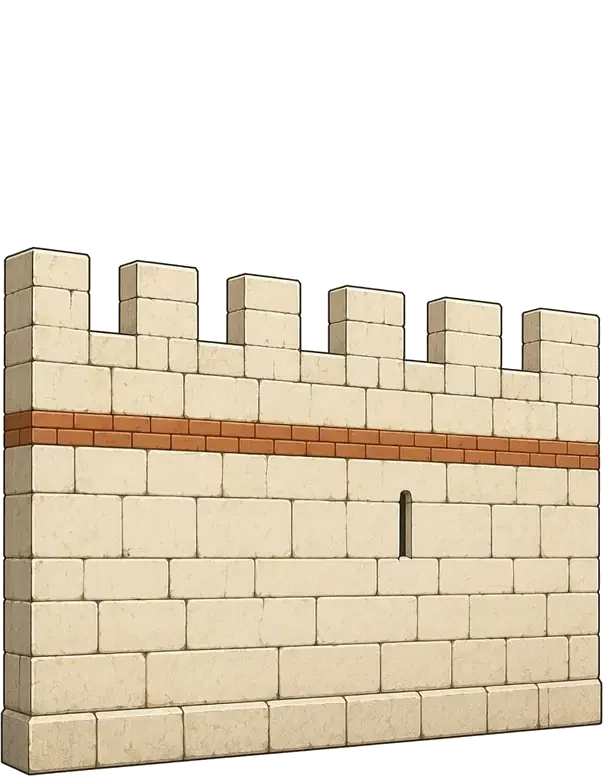
#> input picture assets/batiments/mur_byzantins.webp, 603 x 776 px
$ python reboucher-transparence.py ../assets/batiments/mur_byzantins.webp
#> lines starting #> are read from the running program, lines starting #| are printed output that depends on the picture; after the words box and inside, x2 and y2 are one past the last pixel; in counts of white or black regions, pixels touching at a corner belong together
# -*- coding: utf-8 -*-
"""Reboucle le RGB caché sous les pixels DÉJÀ transparents d'une planche
livrée, en le remplaçant par la couleur du pixel opaque le plus proche —
exactement la première précaution de `detourer-planche.py` (« reboucher le
fond par la couleur du sujet la plus proche AVANT de réduire »), mais
appliquée après coup sur le fichier final plutôt qu'à la source.

    python outils/reboucher-transparence.py [--dry] assets/batiments/mur_byzantins.webp [...]

Pourquoi ça compte alors que ces pixels sont déjà invisibles : le jeu
NE FAIT PAS QUE LIRE l'alpha du fichier tel quel. Au chargement, il
redimensionne la planche à sa résolution de travail (`computeStripBgTrimmed`,
js/05-sprites.js) puis refait SON PROPRE détourage par flood fill à partir de
cette image réduite — et ce flood fill regarde la COULEUR de chaque pixel,
pas son alpha d'origine. Si le blanc d'origine est resté sous la
transparence, le rééchantillonnage (bilinéaire) le fait BAVER dans les
pixels opaques voisins lors de la réduction, qui deviennent alors assez
clairs pour être flood-fillés à leur tour — le sujet RÉTRÉCIT donc à
l'écran, parfois fortement : `mur_byzantins.webp` rendait sa Muraille à 94 px
de haut contre ~138 px pour son Portail pourtant tiré de la même enceinte —
un rebouchage manquant, pas une différence de composition.

Repérer les planches concernées : la RGB moyenne sous les pixels transparents
d'une planche bien rebouchée est proche de la couleur du sujet ; sous une
planche jamais rebouchée elle reste proche du blanc (>225 sur les 3 canaux).
Aucun effet visuel direct — ces pixels sont invisibles avant comme après —
seul le comportement du REDIMENSIONNEMENT change.
"""
import sys
import numpy as np
from PIL import Image
from scipy import ndimage


def fix(path, dry=False):
#> called with path = '../assets/batiments/mur_byzantins.webp', dry = False
    im = Image.open(path).convert('RGBA')
#> im is the input picture: PIL image 603x776 RGBA; mean R, G, B, A 217.1, 203.9, 183.5, 149.1
    a = np.array(im)
    alpha = a[:, :, 3]
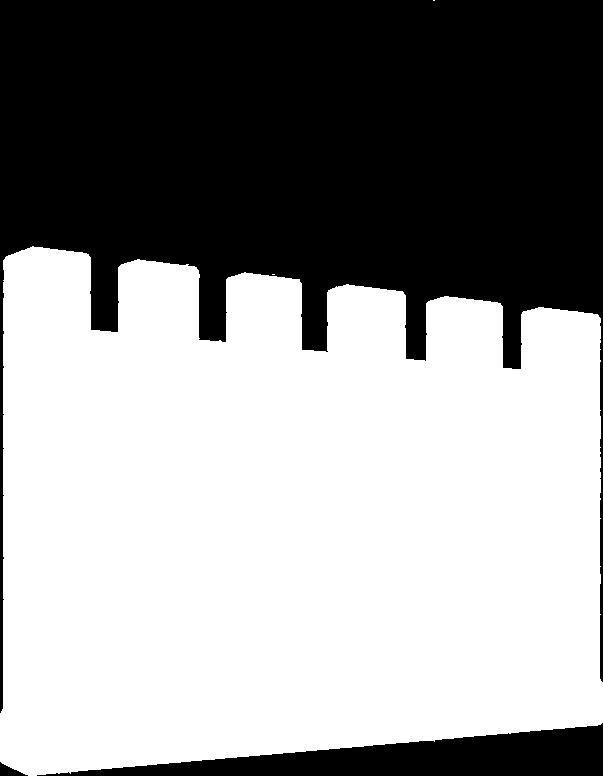
#> alpha: shape (776, 603); 58.5% white; 3 black regions, box (x1, y1, x2, y2) and area: (0, 0, 603, 713) 179517, (37, 723, 603, 776) 14604, (0, 762, 28, 776) 190
    transp = alpha < 10
    if not transp.any():
        return None
    rgb = a[:, :, :3]
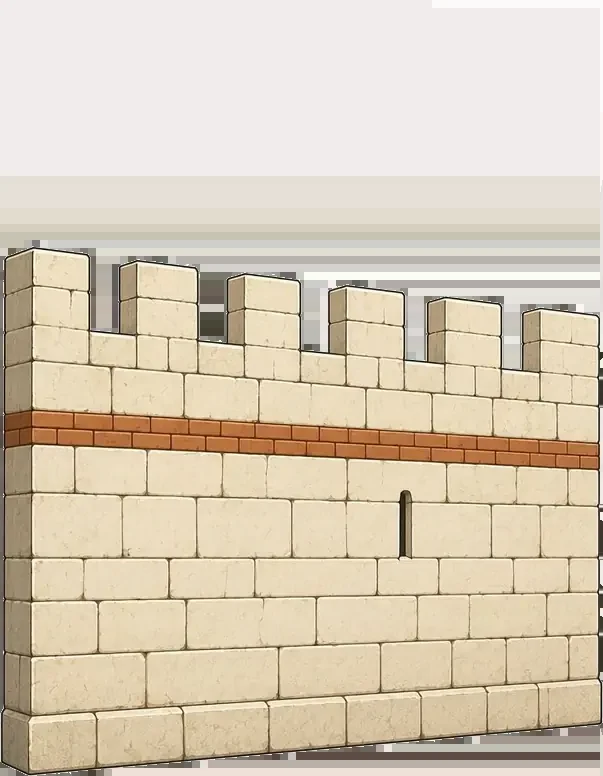
#> rgb: shape (776, 603, 3); mean R, G, B 217.1, 203.9, 183.5
    pct_white_before = float(((rgb[transp] > 225).all(axis=1)).mean() * 100)
#> pct_white_before = 56.16
    if pct_white_before < 20:
        return None  # déjà rebouché (ou sujet naturellement clair) -- rien à faire

    idx = ndimage.distance_transform_edt(transp, return_distances=False, return_indices=True)
    filled = rgb[idx[0], idx[1]]
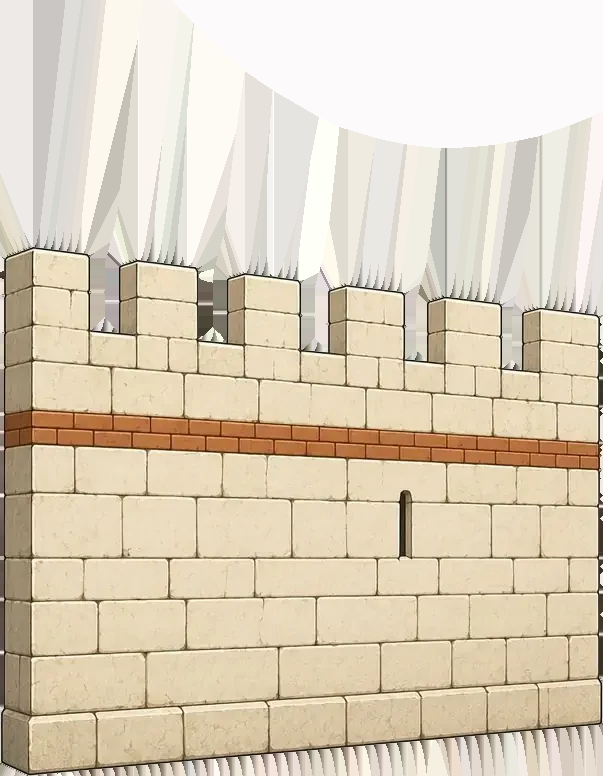
#> filled: shape (776, 603, 3); mean R, G, B 220.6, 207.9, 186.9
    if not dry:
        out = a.copy()
        out[:, :, :3] = filled
        Image.fromarray(out, 'RGBA').save(path, 'WEBP', quality=88, method=6)
    return pct_white_before


if __name__ == '__main__':
    dry = '--dry' in sys.argv
    paths = [p for p in sys.argv[1:] if not p.startswith('--')]
    total = 0
    for p in paths:
        pct = fix(p, dry=dry)
#> pct = 56.16
        if pct is not None:
            total += 1
            print(('[dry] ' if dry else '') + '%-55s %.1f%% de blanc sous transparence -> reboucheé' % (p, pct))
#| ../assets/batiments/mur_byzantins.webp                  56.2% de blanc sous transparence -> reboucheé
    print('%d fichier(s) modifie(s)' % total)

$ run again, with assets/batiments/atelier_siege.webp copied over assets/batiments/mur_byzantins.webp
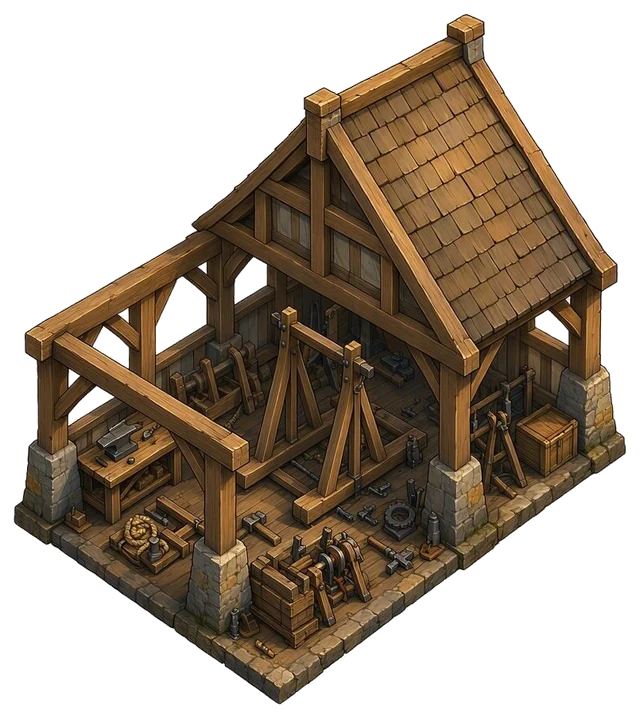
#> input picture assets/batiments/atelier_siege.webp, 640 x 718 px
#> in fix, im is the input picture: PIL image 640x718 RGBA; mean R, G, B, A 58.3, 45.6, 31.8, 136.4
#> in fix, `transp = alpha < 10`:
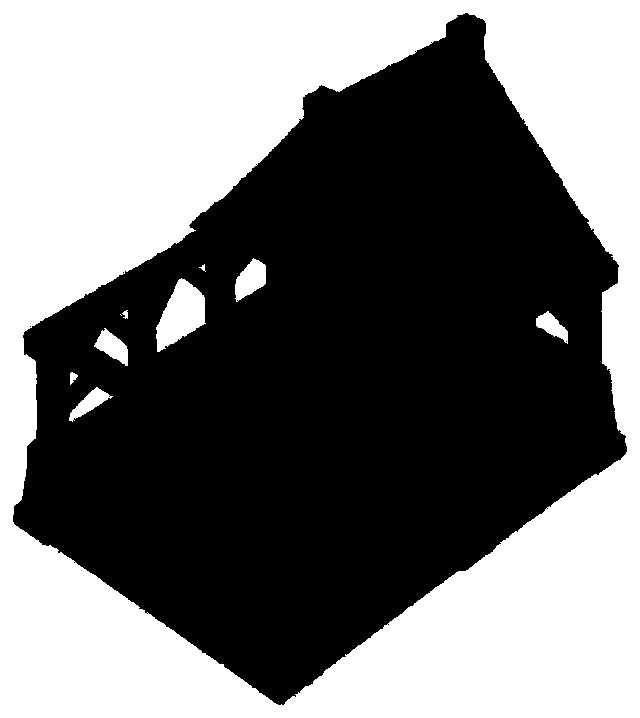
#> transp: shape (718, 640) bool; 46.1% white; 10 white regions (1 under 20 px), largest, box (x1, y1, x2, y2) and area: (0, 0, 640, 718) 207163, (156, 278, 206, 352) 2169, (235, 258, 266, 302) 842
#> in fix, `rgb = a[:, :, :3]`:
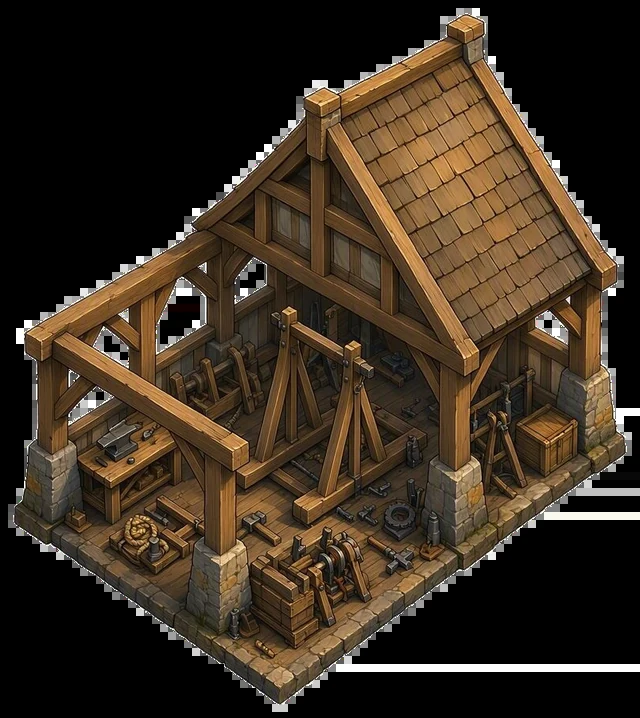
#> rgb: shape (718, 640, 3); mean R, G, B 58.3, 45.6, 31.8
#> pct_white_before = 2.35

$ run again, with assets/batiments/atelier_siege_byzantins.webp copied over assets/batiments/mur_byzantins.webp
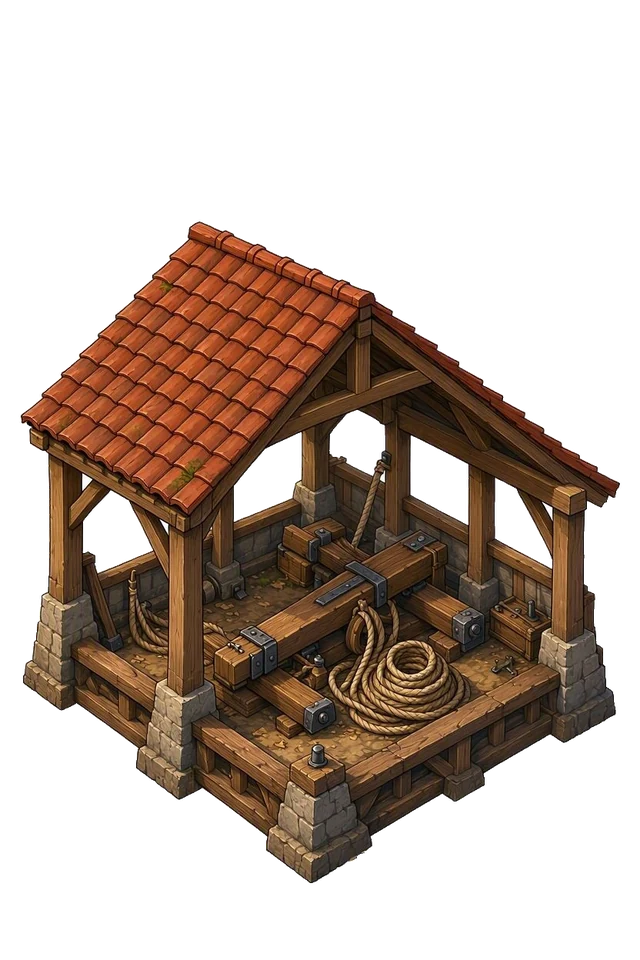
#> input picture assets/batiments/atelier_siege_byzantins.webp, 640 x 960 px
#> in fix, im is the input picture: PIL image 640x960 RGBA; mean R, G, B, A 45.1, 30.4, 20.8, 101.2
#> in fix, `transp = alpha < 10`:
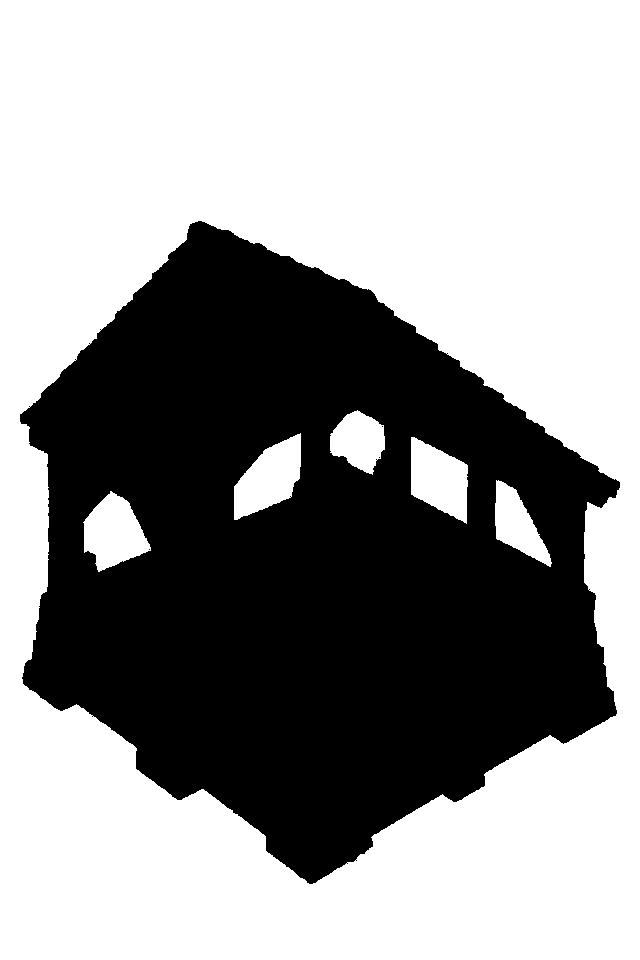
#> transp: shape (960, 640) bool; 60.1% white; 4 black regions (3 under 20 px), largest, box (x1, y1, x2, y2) and area: (20, 221, 620, 884) 245423
#> in fix, `rgb = a[:, :, :3]`:
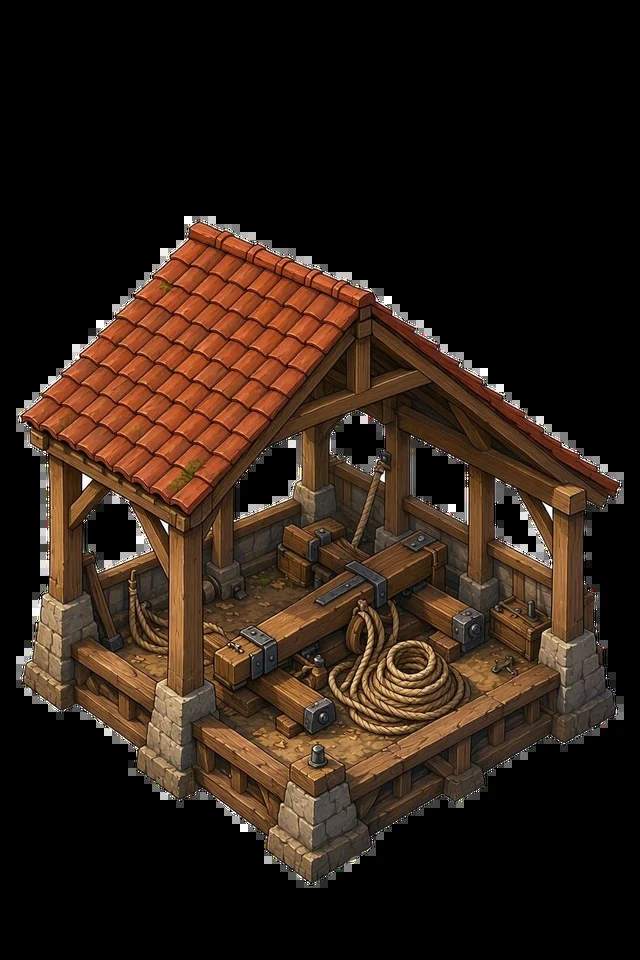
#> rgb: shape (960, 640, 3); mean R, G, B 45.1, 30.4, 20.8
#> pct_white_before = 0.412

$ run again, with assets/batiments/atelier_siege_chinois.webp copied over assets/batiments/mur_byzantins.webp
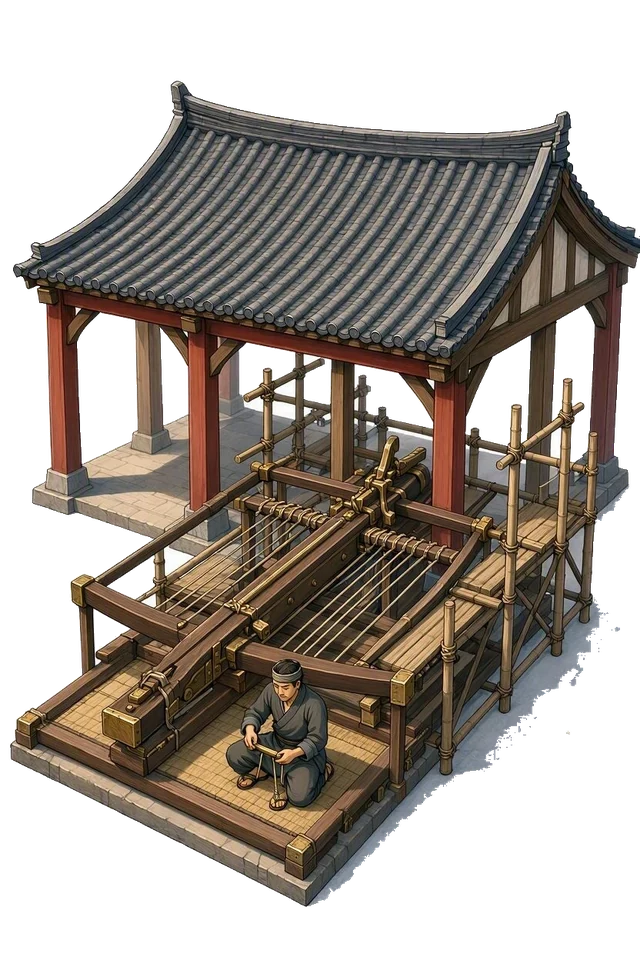
#> input picture assets/batiments/atelier_siege_chinois.webp, 640 x 960 px
#> in fix, im is the input picture: PIL image 640x960 RGBA; mean R, G, B, A 63.8, 55.7, 48.4, 143.1
#> in fix, `transp = alpha < 10`:
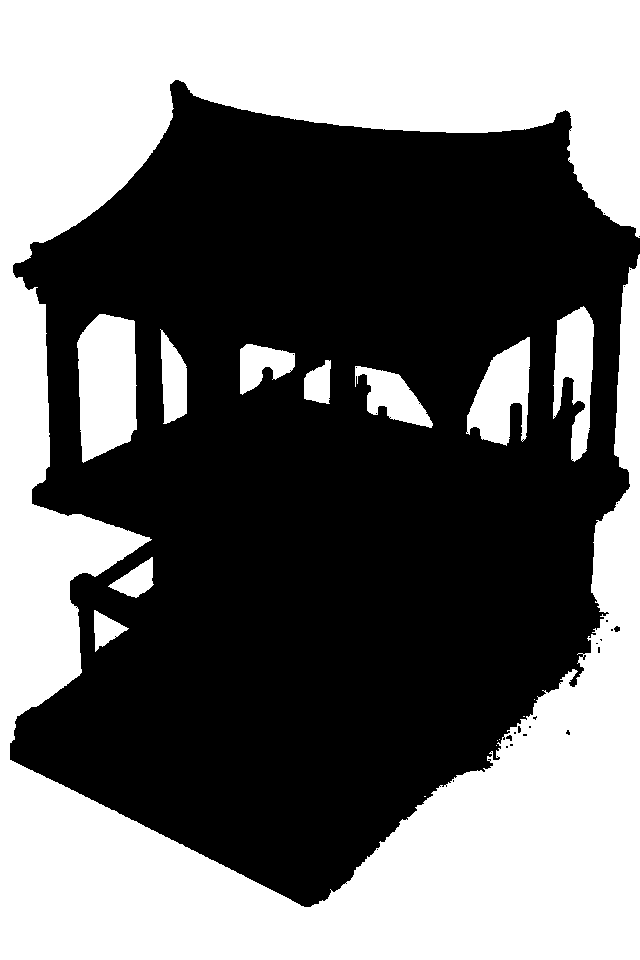
#> transp: shape (960, 640) bool; 43.4% white; 16 white regions (6 under 20 px), largest, box (x1, y1, x2, y2) and area: (0, 0, 640, 960) 242910, (77, 314, 137, 463) 7350, (466, 337, 530, 446) 4184
#> in fix, `rgb = a[:, :, :3]`:
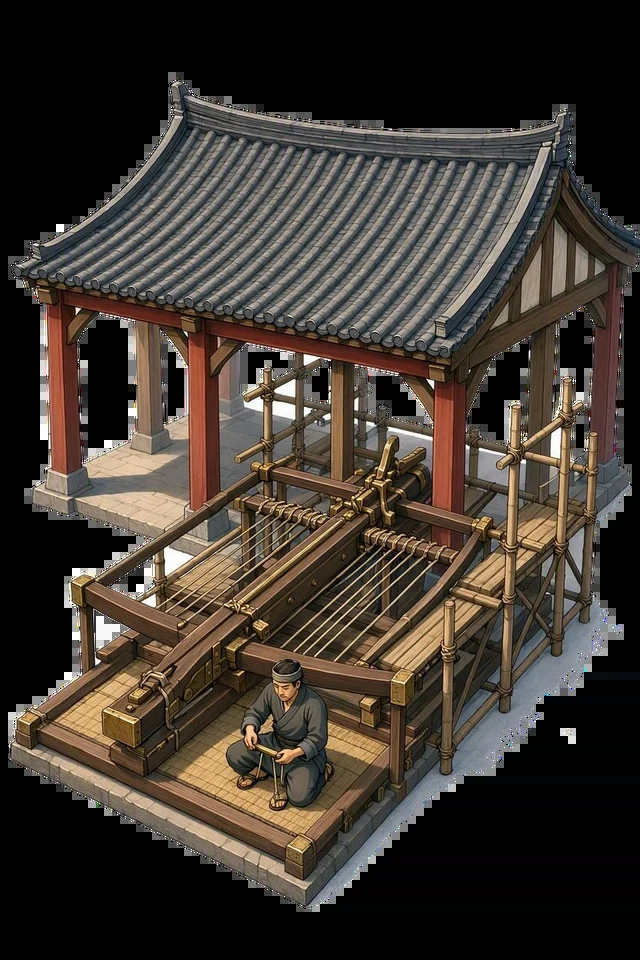
#> rgb: shape (960, 640, 3); mean R, G, B 63.8, 55.7, 48.4
#> pct_white_before = 0.669
